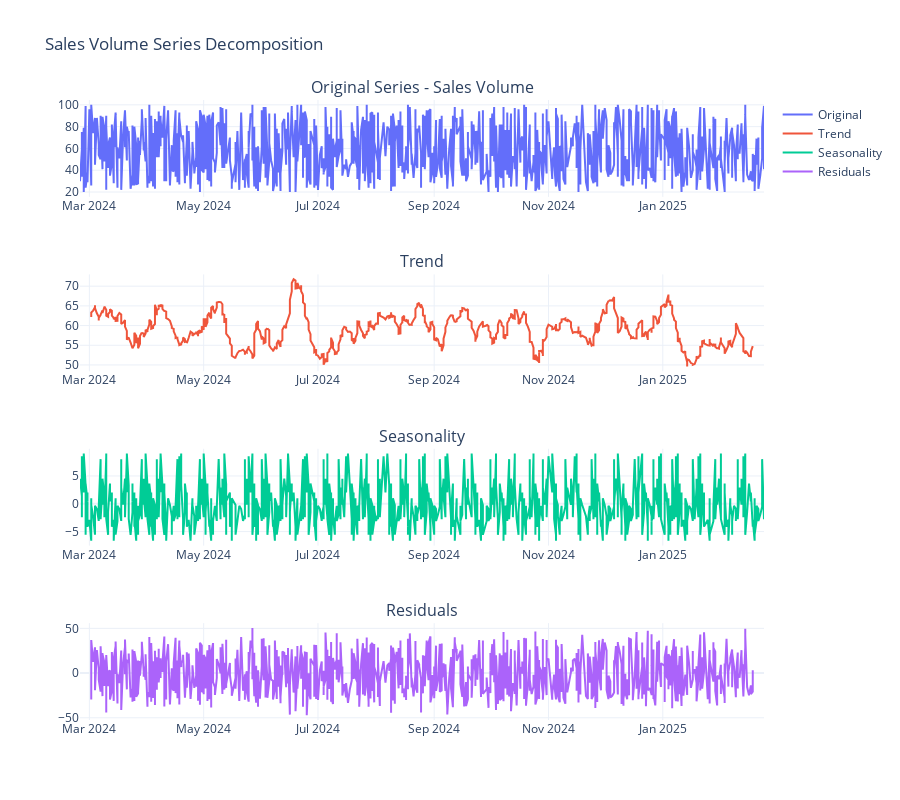

The notebook cell this image was saved under:
### Markdown cell above
# Seasonality and Decomposition Analysis

### Code cell
from statsmodels.tsa.seasonal import seasonal_decompose

# Decomposition for Sales Volume
sales_decomposition = seasonal_decompose(data['Sales_Volume'].dropna(), period=30)  # adjust period according to your data

fig = make_subplots(rows=4, cols=1, 
                    subplot_titles=['Original Series - Sales Volume', 'Trend', 'Seasonality', 'Residuals'])

fig.add_trace(go.Scatter(x=data.index, y=data['Sales_Volume'], name='Original'), row=1, col=1)
fig.add_trace(go.Scatter(x=data.index, y=sales_decomposition.trend, name='Trend'), row=2, col=1)
fig.add_trace(go.Scatter(x=data.index, y=sales_decomposition.seasonal, name='Seasonality'), row=3, col=1)
fig.add_trace(go.Scatter(x=data.index, y=sales_decomposition.resid, name='Residuals'), row=4, col=1)

fig.update_layout(height=800, title_text="Sales Volume Series Decomposition")
fig.show()

### Figure 1 — Plotly figure (JSON) as saved in the notebook; plotly's stock layout.template omitted (floating-point values rounded to 4 significant figures; data arrays with more than 128 entries replaced by an {"elided": "..."} marker saying what was removed)
{"data": [{"name": "Original", "type": "scatter", "x": {"elided": "990 str values"}, "xaxis": "x", "y": {"elided": "990 int values"}, "yaxis": "y"}, {"name": "Trend", "type": "scatter", "x": {"elided": "990 str values"}, "xaxis": "x2", "y": {"elided": "990 float values"}, "yaxis": "y2"}, {"name": "Seasonality", "type": "scatter", "x": {"elided": "990 str values"}, "xaxis": "x3", "y": {"elided": "990 float values"}, "yaxis": "y3"}, {"name": "Residuals", "type": "scatter", "x": {"elided": "990 str values"}, "xaxis": "x4", "y": {"elided": "990 float values"}, "yaxis": "y4"}], "layout": {"annotations": [{"font": {"size": 16}, "showarrow": false, "text": "Original Series - Sales Volume", "x": 0.5, "xanchor": "center", "xref": "paper", "y": 1, "yanchor": "bottom", "yref": "paper"}, {"font": {"size": 16}, "showarrow": false, "text": "Trend", "x": 0.5, "xanchor": "center", "xref": "paper", "y": 0.7188, "yanchor": "bottom", "yref": "paper"}, {"font": {"size": 16}, "showarrow": false, "text": "Seasonality", "x": 0.5, "xanchor": "center", "xref": "paper", "y": 0.4375, "yanchor": "bottom", "yref": "paper"}, {"font": {"size": 16}, "showarrow": false, "text": "Residuals", "x": 0.5, "xanchor": "center", "xref": "paper", "y": 0.1562, "yanchor": "bottom", "yref": "paper"}], "height": 800, "title": {"text": "Sales Volume Series Decomposition"}, "xaxis": {"anchor": "y", "domain": [0, 1]}, "xaxis2": {"anchor": "y2", "domain": [0, 1]}, "xaxis3": {"anchor": "y3", "domain": [0, 1]}, "xaxis4": {"anchor": "y4", "domain": [0, 1]}, "yaxis": {"anchor": "x", "domain": [0.8438, 1]}, "yaxis2": {"anchor": "x2", "domain": [0.5625, 0.7188]}, "yaxis3": {"anchor": "x3", "domain": [0.2812, 0.4375]}, "yaxis4": {"anchor": "x4", "domain": [0, 0.1562]}}}
